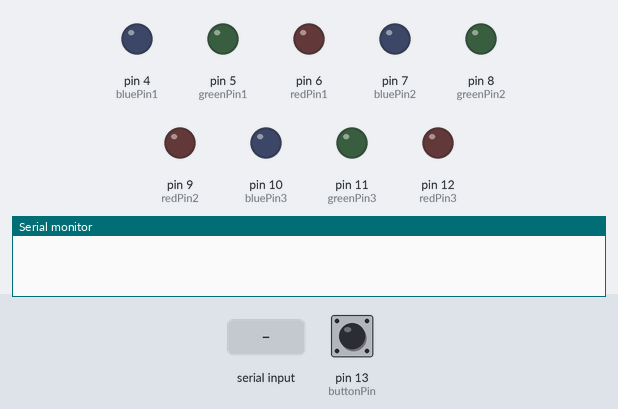
Simulated run of this sketch. Board: Arduino Uno, built with avr-gcc and run on an emulated ATmega328P. On the bench: output pins drawn as LEDs (lit = HIGH), the last lines printed to the serial monitor. Dashed ring = blinking. The test bench sets the inputs (shaded band); at power-on: pin 13 (buttonPin) HIGH.

Above: at 1.2 s.
1.3 s: pin 13 (buttonPin) pulled LOW for 0.15 s
At 2.5 s:
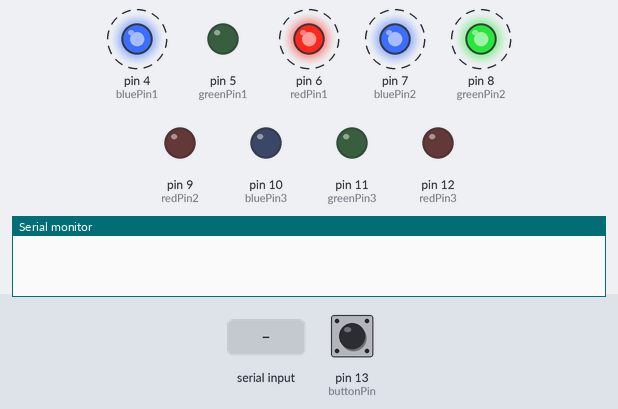
4.4 s: "2" received over Serial
7.4 s: pin 13 (buttonPin) pulled LOW for 1 s
At 8.3 s:
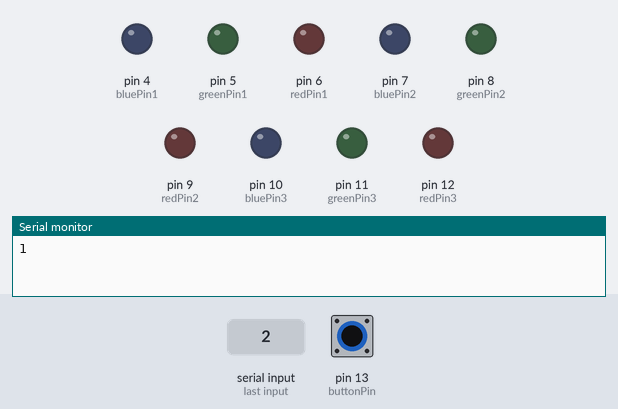
9.9 s: pin 13 (buttonPin) pulsed LOW 2 times (0.12 s each, 0.3 s apart)
At 13.2 s:
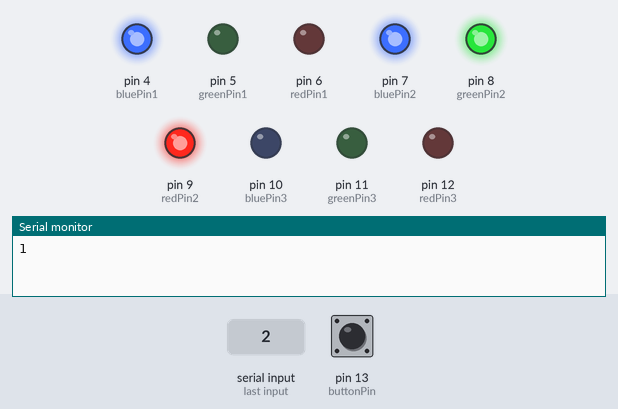
13.5 s: pin 13 (buttonPin) pulled LOW for 3.2 s
At 17.7 s:
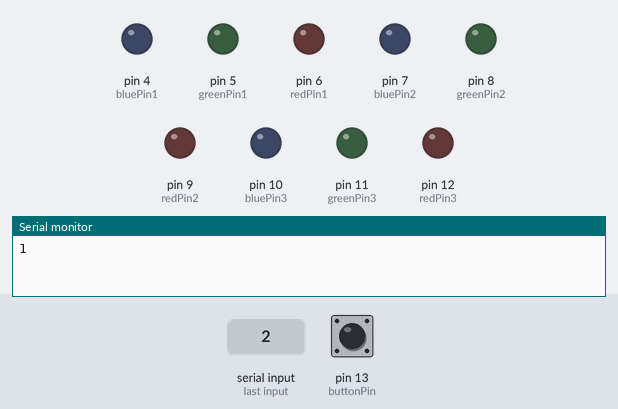
Timing chart, 0 to 19.2 s (numbered marks = the images above; inputs shaded):
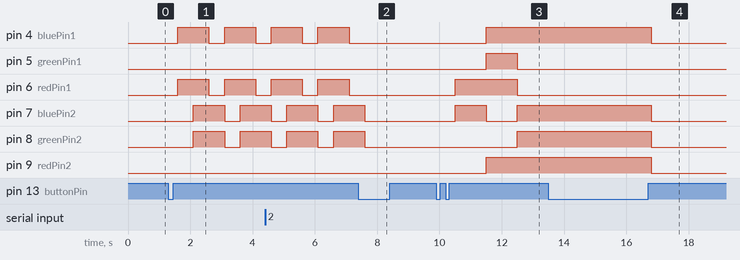

The sketch:

test_no_fade_LED.ino
```cpp
const int buttonPin = 13;
const int redPin1 = 6;
const int greenPin1 = 5;
const int bluePin1 = 4;
const int redPin2 = 9;
const int greenPin2 = 8;
const int bluePin2 = 7;
const int redPin3 = 12;
const int greenPin3 = 11;
const int bluePin3 = 10;


int counter = 0;
bool access2 = false;


void setup() {
  Serial.begin(1200);
  pinMode(buttonPin, INPUT);
  pinMode(redPin1, OUTPUT);
  pinMode(greenPin1, OUTPUT);
  pinMode(bluePin1, OUTPUT);
  pinMode(redPin2, OUTPUT);
  pinMode(greenPin2, OUTPUT);
  pinMode(bluePin2, OUTPUT);
  pinMode(redPin3, OUTPUT);
  pinMode(greenPin3, OUTPUT);
  pinMode(bluePin3, OUTPUT);
}

void loop() {
  if(Serial.available())  /* If data is available on serial port */
  {
    /*Serial.print(char(Serial.read()));*/
    /*Serial.print("-");*/
    if(char(Serial.read()) == 50) {
      access2 = true;
      Serial.println(access2);/* Print character received on to the serial monitor */
    }
  }
  int buttonState;
  buttonState = digitalRead(buttonPin);

  if (buttonState == LOW) {
    counter++;
    delay(300);
  }


  else if (counter == 0) {
    digitalWrite(redPin1, LOW);
    digitalWrite(greenPin1, LOW);
    digitalWrite(bluePin1, LOW);
    digitalWrite(bluePin2, LOW);
    digitalWrite(greenPin2, LOW);
    digitalWrite(redPin2, LOW);
    digitalWrite(bluePin3, LOW);
    digitalWrite(greenPin3, LOW);
    digitalWrite(redPin3, LOW);
  }

  else if (counter == 1) {
    digitalWrite(bluePin1, HIGH);
    digitalWrite(redPin1, HIGH);
    delay(500);
//    digitalWrite(greenPin3, HIGH);
//    digitalWrite(redPin3, HIGH);
//    delay(500);
    digitalWrite(bluePin2, HIGH);
    digitalWrite(greenPin2, HIGH);
    delay(500);
    digitalWrite(bluePin1, LOW);
    digitalWrite(redPin1, LOW);
    delay(500);
//    digitalWrite(greenPin3, LOW);
//    digitalWrite(redPin3, LOW);
//    delay(500);
    digitalWrite(bluePin2, LOW);
    digitalWrite(greenPin2, LOW);
  }

  else if (counter == 2) {
    if (access2 == true) {
      digitalWrite(bluePin1, LOW);
      digitalWrite(redPin1, HIGH);
      digitalWrite(bluePin2, HIGH);
      digitalWrite(greenPin2, LOW);
      digitalWrite(redPin2, LOW);
//      digitalWrite(greenPin3, HIGH);
//      digitalWrite(redPin3, HIGH);
//      digitalWrite(bluePin3, HIGH);
      delay(1000);
      digitalWrite(greenPin1, HIGH);
      digitalWrite(bluePin1, HIGH);
      digitalWrite(bluePin2, LOW);
      digitalWrite(redPin2, HIGH);
//      digitalWrite(greenPin3, LOW);
//      digitalWrite(redPin3, LOW);
      delay(1000);
      digitalWrite(greenPin1, LOW);
      digitalWrite(redPin1, LOW);
      digitalWrite(greenPin2, HIGH);
      digitalWrite(bluePin2, HIGH);
//      digitalWrite(bluePin3, LOW);
//      digitalWrite(redPin3, HIGH);
      delay(1000);
      if(counter != 2) {
        counter++;
      }
    } else {
        counter++;
      }
  }

  else {
    counter = 0;
  }

}
```

Measured:
- after the input at 1.3 s, pin 4 (bluePin1), pin 6 (redPin1): alternates HIGH for 1.0 s and LOW for 0.50 s, starting after 0.30 s; pin 7 (bluePin2), pin 8 (greenPin2): LOW → HIGH after 0.80 s, → LOW 1.0 s later, → HIGH 0.50 s later
- after the input at 7.4 s, pin 4 (bluePin1), pin 6 (redPin1): stays LOW (without the input it goes to HIGH after 0.20 s); pin 7 (bluePin2), pin 8 (greenPin2): goes on until 7.6 s, then stays LOW
- after the input at 9.9 s, pin 4 (bluePin1), pin 9 (redPin2): LOW → HIGH after 1.6 s; pin 5 (greenPin1): LOW → HIGH after 1.6 s, → LOW 1.0 s later; pin 6 (redPin1): LOW → HIGH after 0.60 s, → LOW 2.0 s later; pin 7 (bluePin2): LOW → HIGH after 0.60 s, → LOW 1.0 s later, → HIGH 1.0 s later; pin 8 (greenPin2): LOW → HIGH after 2.6 s
- after the input at 13.5 s, pin 5 (greenPin1), pin 6 (redPin1): stops changing and stays LOW
